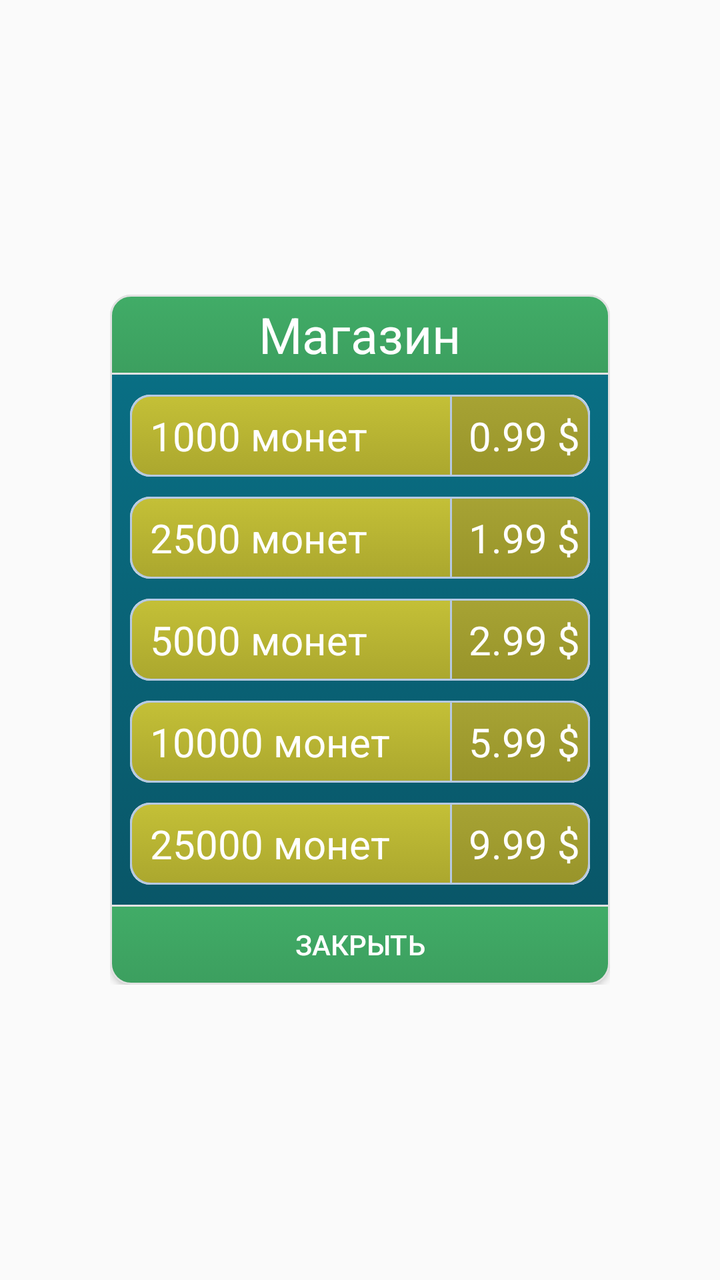
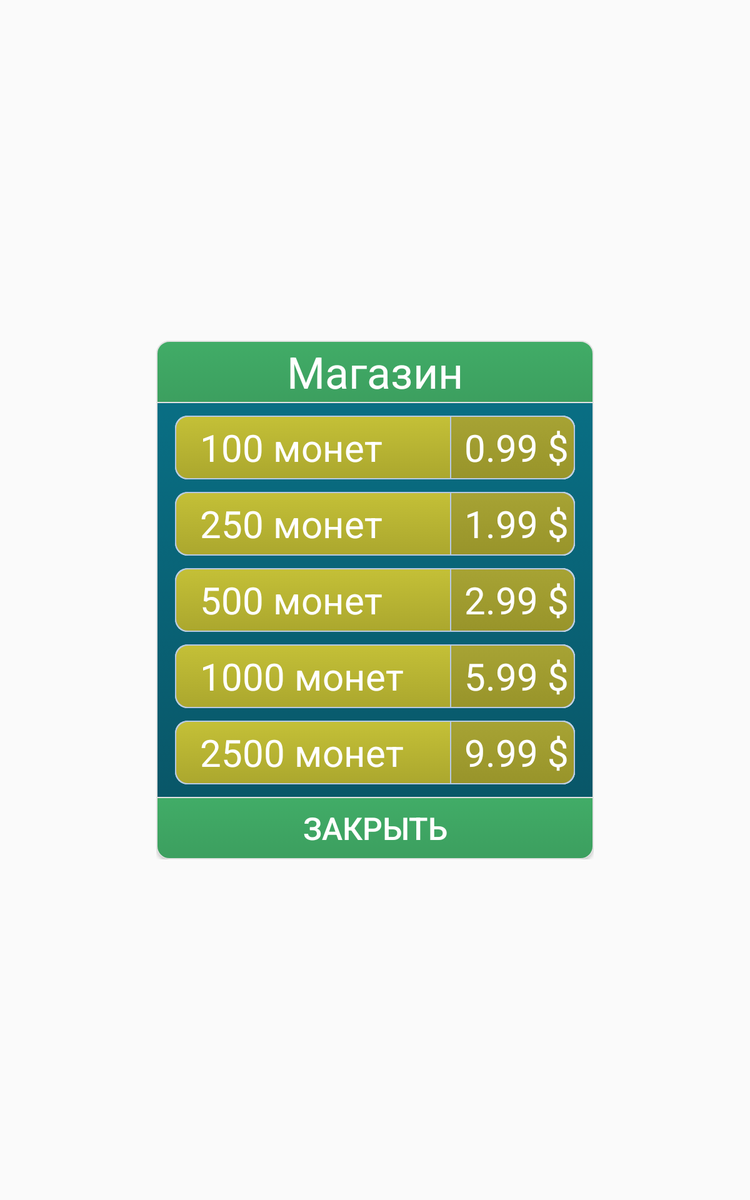

One screen, two layout resources from the same app: the default and the author's alternative for another configuration. Each is rendered where Android would select it; the XML of both is given below.
<!-- AndroidManifest.xml: application theme AppTheme -->
<!-- res/layout/gameshop.xml -->
<?xml version="1.0" encoding="utf-8"?>
<RelativeLayout xmlns:android="http://schemas.android.com/apk/res/android"
    android:orientation="vertical" android:layout_width="250dp"
    android:layout_height="345dp"
    android:theme="@style/Theme.AppCompat.Dialog"
    >



    <RelativeLayout
        android:layout_width="250dp"
        android:layout_height="345dp"
        android:background="@drawable/bestbuy"
        android:layout_centerHorizontal="true"
        android:layout_centerVertical="true">

        <RelativeLayout
            android:layout_width="match_parent"
            android:layout_height="40dp"
            android:background="@drawable/shadow"
            android:id="@+id/relativeLayout">



            <TextView
                android:layout_width="wrap_content"
                android:layout_height="wrap_content"
                android:text="Магазин"
                android:background="#00FFFFFF"
                android:textSize="25sp"
                android:textColor="#ffffff"
                android:layout_centerHorizontal="true"
                android:layout_centerVertical="true"
                android:id="@+id/textView8" />


        </RelativeLayout>


        <RelativeLayout
            android:layout_width="230dp"
            android:layout_height="41dp"
            android:background="@drawable/btncon"
            android:id="@+id/m1"
            android:layout_marginTop="50dp"
            android:layout_marginBottom="10dp"
            android:layout_centerHorizontal="true"
            >
            <TextView
                android:layout_width="wrap_content"
                android:layout_height="wrap_content"
                android:text="1000 монет"
                android:textColor="#ffffff"
                android:layout_centerVertical="true"
                android:paddingLeft="10dp"
                android:textSize="20sp"
                android:id="@+id/textView7" />

            <RelativeLayout
                android:layout_width="70dp"
                android:layout_height="41dp"
                android:background="@drawable/baks"
                android:layout_alignParentTop="true"
                android:layout_alignParentRight="true"
                android:layout_alignParentEnd="true">

                <TextView
                    android:layout_width="wrap_content"
                    android:layout_height="wrap_content"
                    android:text="0.99 $"
                    android:layout_marginRight="5dp"
                    android:textSize="20sp"
                    android:textColor="#ffffff"
                    android:layout_centerVertical="true"
                    android:layout_alignParentRight="true"
                    android:layout_alignParentEnd="true" /></RelativeLayout>


        </RelativeLayout>



        <Button
            android:layout_width="match_parent"
            android:layout_height="40dp"
            android:background="@drawable/shadow2"
            android:text="Закрыть"
            android:id="@+id/btnClose"
            android:textColor="#ffffff"
            android:layout_gravity="center_horizontal"

            android:layout_below="@+id/m5"
            />

        <RelativeLayout
            android:layout_width="230dp"
            android:layout_height="41dp"
            android:background="@drawable/btncon"
            android:id="@+id/m2"
            android:layout_below="@+id/m1"
            android:layout_alignLeft="@+id/m1"
            android:layout_alignStart="@+id/m1"
            android:layout_marginBottom="10dp">
            <TextView
                android:layout_width="wrap_content"
                android:layout_height="wrap_content"
                android:text="2500 монет"
                android:textColor="#ffffff"
                android:layout_centerVertical="true"
                android:paddingLeft="10dp"
                android:textSize="20sp"/>
            <RelativeLayout
                android:layout_width="70dp"
                android:layout_height="41dp"
                android:background="@drawable/baks"
                android:layout_alignParentTop="true"
                android:layout_alignParentRight="true"
                android:layout_alignParentEnd="true">

                <TextView
                    android:layout_width="wrap_content"
                    android:layout_height="wrap_content"
                    android:text="1.99 $"
                    android:layout_marginRight="5dp"
                    android:textSize="20sp"
                    android:textColor="#ffffff"
                    android:layout_centerVertical="true"
                    android:layout_alignParentRight="true"
                    android:layout_alignParentEnd="true" /></RelativeLayout>

        </RelativeLayout>

        <RelativeLayout
            android:layout_width="230dp"
            android:layout_height="41dp"
            android:background="@drawable/btncon"
            android:id="@+id/m3"
            android:layout_below="@+id/m2"
            android:layout_alignLeft="@+id/m2"
            android:layout_alignStart="@+id/m2"
            android:layout_marginBottom="10dp">
            <TextView
                android:layout_width="wrap_content"
                android:layout_height="wrap_content"
                android:text="5000 монет"
                android:textColor="#ffffff"
                android:layout_centerVertical="true"
                android:paddingLeft="10dp"
                android:textSize="20sp"/>
            <RelativeLayout
                android:layout_width="70dp"
                android:layout_height="41dp"
                android:background="@drawable/baks"
                android:layout_alignParentTop="true"
                android:layout_alignParentRight="true"
                android:layout_alignParentEnd="true">

                <TextView
                    android:layout_width="wrap_content"
                    android:layout_height="wrap_content"
                    android:text="2.99 $"
                    android:layout_marginRight="5dp"
                    android:textSize="20sp"
                    android:textColor="#ffffff"
                    android:layout_centerVertical="true"
                    android:layout_alignParentRight="true"
                    android:layout_alignParentEnd="true" /></RelativeLayout>
        </RelativeLayout>

        <RelativeLayout
            android:layout_width="230dp"
            android:layout_height="41dp"
            android:background="@drawable/btncon"
            android:id="@+id/m4"
            android:layout_below="@+id/m3"
            android:layout_alignLeft="@+id/m3"
            android:layout_alignStart="@+id/m3"
            android:layout_marginBottom="10dp">
            <TextView
                android:layout_width="wrap_content"
                android:layout_height="wrap_content"
                android:text="10000 монет"
                android:textColor="#ffffff"
                android:layout_centerVertical="true"
                android:paddingLeft="10dp"
                android:textSize="20sp"/>

            <RelativeLayout
                android:layout_width="70dp"
                android:layout_height="41dp"
                android:background="@drawable/baks"
                android:layout_alignParentTop="true"
                android:layout_alignParentRight="true"
                android:layout_alignParentEnd="true">

                <TextView
                    android:layout_width="wrap_content"
                    android:layout_height="wrap_content"
                    android:text="5.99 $"
                    android:layout_marginRight="5dp"
                    android:textSize="20sp"
                    android:textColor="#ffffff"
                    android:layout_centerVertical="true"
                    android:layout_alignParentRight="true"
                    android:layout_alignParentEnd="true" /></RelativeLayout>
        </RelativeLayout>

        <RelativeLayout
            android:layout_width="230dp"
            android:layout_height="41dp"
            android:background="@drawable/btncon"
            android:id="@+id/m5"
            android:layout_below="@+id/m4"
            android:layout_alignLeft="@+id/m4"
            android:layout_alignStart="@+id/m4"
            android:layout_marginBottom="10dp">

            <TextView
                android:layout_width="wrap_content"
                android:layout_height="wrap_content"
                android:text="25000 монет"
                android:textColor="#ffffff"
                android:layout_centerVertical="true"
                android:paddingLeft="10dp"
                android:textSize="20sp"/>
            <RelativeLayout
                android:layout_width="70dp"
                android:layout_height="41dp"
                android:background="@drawable/baks"
                android:layout_alignParentTop="true"
                android:layout_alignParentRight="true"
                android:layout_alignParentEnd="true">

                <TextView
                    android:layout_width="wrap_content"
                    android:layout_height="wrap_content"
                    android:text="9.99 $"
                    android:layout_marginRight="5dp"
                    android:textSize="20sp"
                    android:textColor="#ffffff"
                    android:layout_centerVertical="true"
                    android:layout_alignParentRight="true"
                    android:layout_alignParentEnd="true" /></RelativeLayout>
        </RelativeLayout>

    </RelativeLayout>

</RelativeLayout>
<!-- resources referenced by this layout -->
<resources>
  <!-- drawable baks (drawable) -->
  <?xml version="1.0" encoding="utf-8"?>
  <selector xmlns:android="http://schemas.android.com/apk/res/android">
  
      <item>
          <layer-list>
              <item android:left="0dp" android:top="0dp">
                  <shape>
                      <corners android:radius="10dp" />
                      <solid android:color="#fff2f2f2" />
                  </shape>
              </item>
              <item android:bottom="0dp" android:right="0dp">
                  <shape>
                      <gradient android:angle="270"
  
                      android:endColor="#ff98942a" android:startColor="#ffa7a334" />
  
  
                      <stroke android:width="1dp" android:color="#FFB6C9E2" />
                      <corners android:topRightRadius="10dp" android:bottomRightRadius="10dp"  />
  
  
                  </shape>
              </item>
          </layer-list>
      </item>
  
  </selector>
  <!-- drawable bestbuy (drawable) -->
  <?xml version="1.0" encoding="utf-8"?>
  <selector xmlns:android="http://schemas.android.com/apk/res/android">
  
      <item>
          <layer-list>
  
              <item android:bottom="0dp" android:right="0dp">
                  <shape>
                      <gradient android:angle="270"
                          android:endColor="#ff095364" android:startColor="#097288" />
                      <stroke android:width="1dp" android:color="#ffe2e2e2" />
                      <corners android:radius="10dp" />
  
                  </shape>
              </item>
          </layer-list>
      </item>
  
  </selector>
  <!-- drawable btncon (drawable) -->
  <?xml version="1.0" encoding="utf-8"?>
  <selector xmlns:android="http://schemas.android.com/apk/res/android">
  
      <item>
          <layer-list>
              <item android:left="0dp" android:top="0dp">
                  <shape>
                      <corners android:radius="10dp" />
                      <solid android:color="#fff2f2f2" />
                  </shape>
              </item>
              <item android:bottom="0dp" android:right="0dp">
                  <shape>
                      <gradient android:angle="270"
                          android:endColor="#ffaba72e" android:startColor="#ffc4c037" />
                      <stroke android:width="1dp" android:color="#ffb6c9e2" />
                      <corners android:radius="10dp" />
  
                  </shape>
              </item>
          </layer-list>
      </item>
  
  
  </selector>
  <!-- drawable shadow (drawable) -->
  <?xml version="1.0" encoding="utf-8"?>
  <selector xmlns:android="http://schemas.android.com/apk/res/android">
  
      <item>
          <layer-list>
  
  
              <item android:bottom="0dp" android:right="0dp">
                  <shape>
                      <gradient android:angle="270"
                          android:endColor="#ff3c9f5f" android:startColor="#ff41ac67" />
                      <stroke android:width="1dp" android:color="#ffe2e2e2" />
                      <corners android:topLeftRadius="10dp" android:topRightRadius="10dp"/>
  
                  </shape>
              </item>
          </layer-list>
      </item>
  
  
  </selector>
  <!-- drawable shadow2 (drawable) -->
  <?xml version="1.0" encoding="utf-8"?>
  <selector xmlns:android="http://schemas.android.com/apk/res/android">
  
      <item>
          <layer-list>
  
  
              <item android:bottom="0dp" android:right="0dp">
                  <shape>
                      <gradient android:angle="270"
                          android:endColor="#ff3c9f5f" android:startColor="#ff41ac67" />
                      <stroke android:width="1dp" android:color="#ffe2e2e2" />
                      <corners android:bottomRightRadius="10dp" android:bottomLeftRadius="10dp"/>
  
                  </shape>
              </item>
          </layer-list>
      </item>
  
  
  </selector>
  <style name="AppTheme" parent="Theme.AppCompat.Light.DarkActionBar">
  
  
  
              </style>
</resources>
<!-- res/layout-large/gameshop.xml (the author's variant of the layout above) -->
<!-- drawn on a 7-inch tablet held upright -->
<?xml version="1.0" encoding="utf-8"?>
<RelativeLayout xmlns:android="http://schemas.android.com/apk/res/android"
    android:orientation="vertical"
    android:layout_width="350dp"
    android:layout_height="415dp">
    



    <RelativeLayout
        android:layout_width="match_parent"
        android:layout_height="match_parent"
        android:background="#000000"
        android:alpha="0"></RelativeLayout>

    <RelativeLayout
        android:layout_width="350dp"
        android:layout_height="415dp"
        android:background="@drawable/bestbuy"
        android:layout_centerHorizontal="true"
        android:layout_centerVertical="true">

        <RelativeLayout
            android:layout_width="match_parent"
            android:layout_height="50dp"
            android:background="@drawable/shadow"
            android:id="@+id/relativeLayout">



            <TextView
                android:layout_width="wrap_content"
                android:layout_height="wrap_content"
                android:text="Магазин"
                android:background="#00FFFFFF"
                android:textSize="35sp"
                android:textColor="#ffffff"
                android:layout_centerHorizontal="true"
                android:layout_centerVertical="true"
                android:id="@+id/textView8" />


        </RelativeLayout>


        <RelativeLayout
            android:layout_width="320dp"
            android:layout_height="51dp"
            android:background="@drawable/btncon"
            android:id="@+id/m1"
            android:layout_marginTop="60dp"
            android:layout_marginBottom="10dp"
            android:layout_centerHorizontal="true"
            >
            <TextView
                android:layout_width="wrap_content"
                android:layout_height="wrap_content"
                android:text="100 монет"
                android:textColor="#ffffff"
                android:layout_centerVertical="true"
                android:paddingLeft="20dp"
                android:textSize="30sp"
                android:id="@+id/textView7" />

            <RelativeLayout
                android:layout_width="100dp"
                android:layout_height="51dp"
                android:background="@drawable/baks"
                android:layout_alignParentTop="true"
                android:layout_alignParentRight="true"
                android:layout_alignParentEnd="true">

                <TextView
                    android:layout_width="wrap_content"
                    android:layout_height="wrap_content"
                    android:text="0.99 $"
                    android:layout_marginRight="5dp"
                    android:textSize="30sp"
                    android:textColor="#ffffff"
                    android:layout_centerVertical="true"
                    android:layout_alignParentRight="true"
                    android:layout_alignParentEnd="true" /></RelativeLayout>


        </RelativeLayout>



        <Button
            android:layout_width="match_parent"
            android:layout_height="50dp"
            android:background="@drawable/shadow2"
            android:text="Закрыть"
            android:id="@+id/btnClose"
            android:textColor="#ffffff"
            android:layout_gravity="center_horizontal"
            android:textSize="25sp"
            android:layout_below="@+id/m5"
            />

        <RelativeLayout
            android:layout_width="320dp"
            android:layout_height="51dp"
            android:background="@drawable/btncon"
            android:id="@+id/m2"
            android:layout_below="@+id/m1"
            android:layout_alignLeft="@+id/m1"
            android:layout_alignStart="@+id/m1"
            android:layout_marginBottom="10dp">
            <TextView
                android:layout_width="wrap_content"
                android:layout_height="wrap_content"
                android:text="250 монет"
                android:textColor="#ffffff"
                android:layout_centerVertical="true"
                android:paddingLeft="20dp"
                android:textSize="30sp"/>
            <RelativeLayout
                android:layout_width="100dp"
                android:layout_height="51dp"
                android:background="@drawable/baks"
                android:layout_alignParentTop="true"
                android:layout_alignParentRight="true"
                android:layout_alignParentEnd="true">

                <TextView
                    android:layout_width="wrap_content"
                    android:layout_height="wrap_content"
                    android:text="1.99 $"
                    android:layout_marginRight="5dp"
                    android:textSize="30sp"
                    android:textColor="#ffffff"
                    android:layout_centerVertical="true"
                    android:layout_alignParentRight="true"
                    android:layout_alignParentEnd="true" /></RelativeLayout>

        </RelativeLayout>

        <RelativeLayout
            android:layout_width="320dp"
            android:layout_height="51dp"
            android:background="@drawable/btncon"
            android:id="@+id/m3"
            android:layout_below="@+id/m2"
            android:layout_alignLeft="@+id/m2"
            android:layout_alignStart="@+id/m2"
            android:layout_marginBottom="10dp">
            <TextView
                android:layout_width="wrap_content"
                android:layout_height="wrap_content"
                android:text="500 монет"
                android:textColor="#ffffff"
                android:layout_centerVertical="true"
                android:paddingLeft="20dp"
                android:textSize="30sp"/>
            <RelativeLayout
                android:layout_width="100dp"
                android:layout_height="51dp"
                android:background="@drawable/baks"
                android:layout_alignParentTop="true"
                android:layout_alignParentRight="true"
                android:layout_alignParentEnd="true">

                <TextView
                    android:layout_width="wrap_content"
                    android:layout_height="wrap_content"
                    android:text="2.99 $"
                    android:layout_marginRight="5dp"
                    android:textSize="30sp"
                    android:textColor="#ffffff"
                    android:layout_centerVertical="true"
                    android:layout_alignParentRight="true"
                    android:layout_alignParentEnd="true" /></RelativeLayout>
        </RelativeLayout>

        <RelativeLayout
            android:layout_width="320dp"
            android:layout_height="51dp"
            android:background="@drawable/btncon"
            android:id="@+id/m4"
            android:layout_below="@+id/m3"
            android:layout_alignLeft="@+id/m3"
            android:layout_alignStart="@+id/m3"
            android:layout_marginBottom="10dp">
            <TextView
                android:layout_width="wrap_content"
                android:layout_height="wrap_content"
                android:text="1000 монет"
                android:textColor="#ffffff"
                android:layout_centerVertical="true"
                android:paddingLeft="20dp"
                android:textSize="30sp"/>

            <RelativeLayout
                android:layout_width="100dp"
                android:layout_height="51dp"
                android:background="@drawable/baks"
                android:layout_alignParentTop="true"
                android:layout_alignParentRight="true"
                android:layout_alignParentEnd="true">

                <TextView
                    android:layout_width="wrap_content"
                    android:layout_height="wrap_content"
                    android:text="5.99 $"
                    android:layout_marginRight="5dp"
                    android:textSize="30sp"
                    android:textColor="#ffffff"
                    android:layout_centerVertical="true"
                    android:layout_alignParentRight="true"
                    android:layout_alignParentEnd="true" /></RelativeLayout>
        </RelativeLayout>

        <RelativeLayout
            android:layout_width="320dp"
            android:layout_height="51dp"
            android:background="@drawable/btncon"
            android:id="@+id/m5"
            android:layout_below="@+id/m4"
            android:layout_alignLeft="@+id/m4"
            android:layout_alignStart="@+id/m4"
            android:layout_marginBottom="10dp">

            <TextView
                android:layout_width="wrap_content"
                android:layout_height="wrap_content"
                android:text="2500 монет"
                android:textColor="#ffffff"
                android:layout_centerVertical="true"
                android:paddingLeft="20dp"
                android:textSize="30sp"/>
            <RelativeLayout
                android:layout_width="100dp"
                android:layout_height="51dp"
                android:background="@drawable/baks"
                android:layout_alignParentTop="true"
                android:layout_alignParentRight="true"
                android:layout_alignParentEnd="true">

                <TextView
                    android:layout_width="wrap_content"
                    android:layout_height="wrap_content"
                    android:text="9.99 $"
                    android:layout_marginRight="5dp"
                    android:textSize="30sp"
                    android:textColor="#ffffff"
                    android:layout_centerVertical="true"
                    android:layout_alignParentRight="true"
                    android:layout_alignParentEnd="true" /></RelativeLayout>
        </RelativeLayout>

    </RelativeLayout>

</RelativeLayout>
